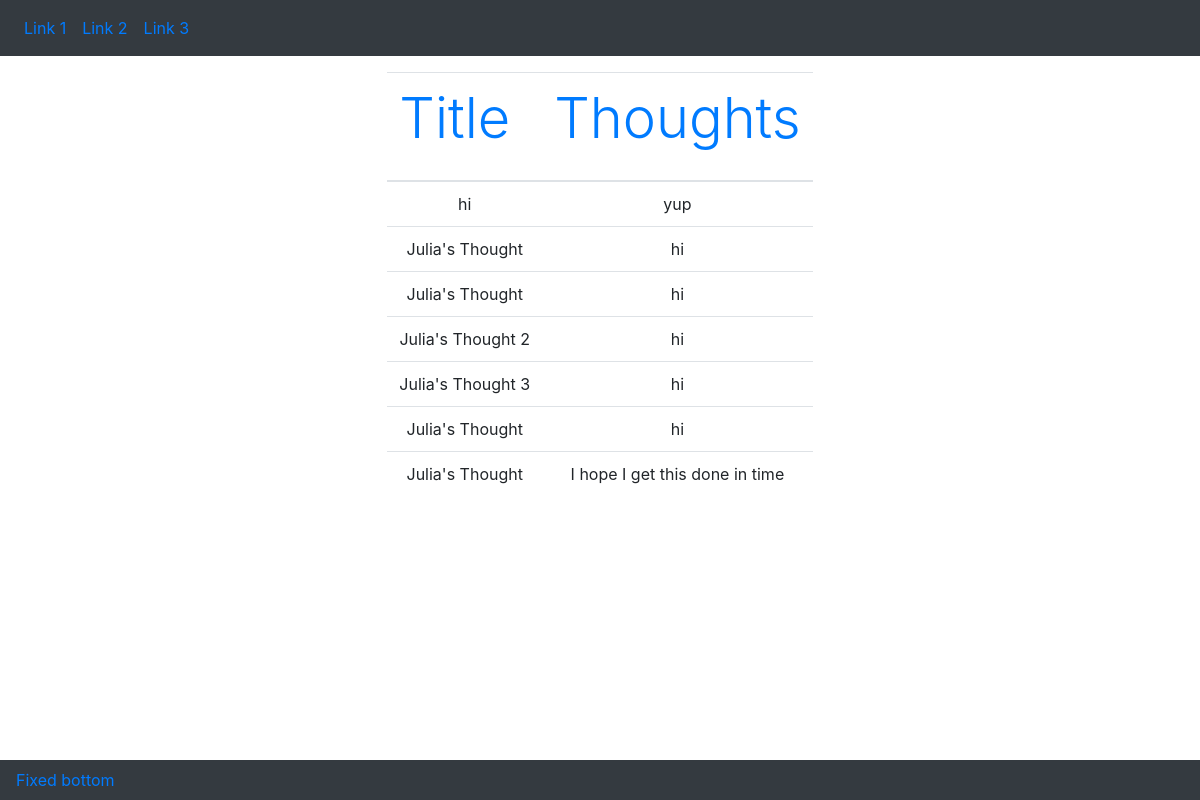
Screenshot of /polls/thoughts/list/ with the database file from the repository.
### polls/models.py (models this page shows, shortened)
class Thoughts(models.Model):
    thought_title = models.CharField(max_length=200)
    thought_text = models.CharField(max_length=1000)

### polls/views.py (the view)
# urls.py: path('thoughts/list/', views.ThoughtsListView.as_view(), name='thoughtsList'),
class ThoughtsListView(generic.ListView):
    model = Thoughts
    template_name = 'polls/thoughts/list.html'
    def get_queryset(self):
        return Thoughts.objects.all()

### polls/templates/polls/thoughts/list.html (shortened to what this page needs)
<nav class="navbar navbar-expand-sm bg-dark">
  <ul class="navbar-nav">
    <li class="nav-item">
      <a class="nav-link" href="#">Link 1</a>
    </li>
    <li class="nav-item">
      <a class="nav-link" href="#">Link 2</a>
    </li>
    <li class="nav-item">
      <a class="nav-link" href="#">Link 3</a>
    </li>
  </ul>
</nav>
<head>
    <link rel="stylesheet" href="https://stackpath.bootstrapcdn.com/bootstrap/4.5.0/css/bootstrap.min.css">
  </head>
<div class="row justify-content-center">
    <div class="col-auto">
<table class="table">
      <thead>
    <tr>
        <th class="display-4" class="text-center" scope="col"><p class="text-primary">Title</p></th>
        <th class="display-4" class="text-center" scope="col"><p class="text-primary">Thoughts</p></th>
    </tr>
  </thead><tbody>
   <ul>
{% for thought in object_list %}
       <tr>
           <td class="text-center" > {{ thought.thought_title }} </td>
      <td class="text-center"> {{ thought.thought_text }} </td>
       </tr>
{% endfor %}
</ul>
</table>
    </div>
  </div>
<nav class="navbar fixed-bottom navbar-light bg-dark">
  <a class="text-primary" href="#">Fixed bottom</a>
</nav>

### rows the page displays
Thoughts: thought_title "hi", thought_text "yup"
Thoughts: thought_title "Julia's Thought", thought_text "hi"
Thoughts: thought_title "Julia's Thought", thought_text "hi"
Thoughts: thought_title "Julia's Thought 2", thought_text "hi"
Thoughts: thought_title "Julia's Thought 3", thought_text "hi"
Thoughts: thought_title "Julia's Thought", thought_text "hi"
Thoughts: thought_title "Julia's Thought", thought_text "I hope I get this done in time"
